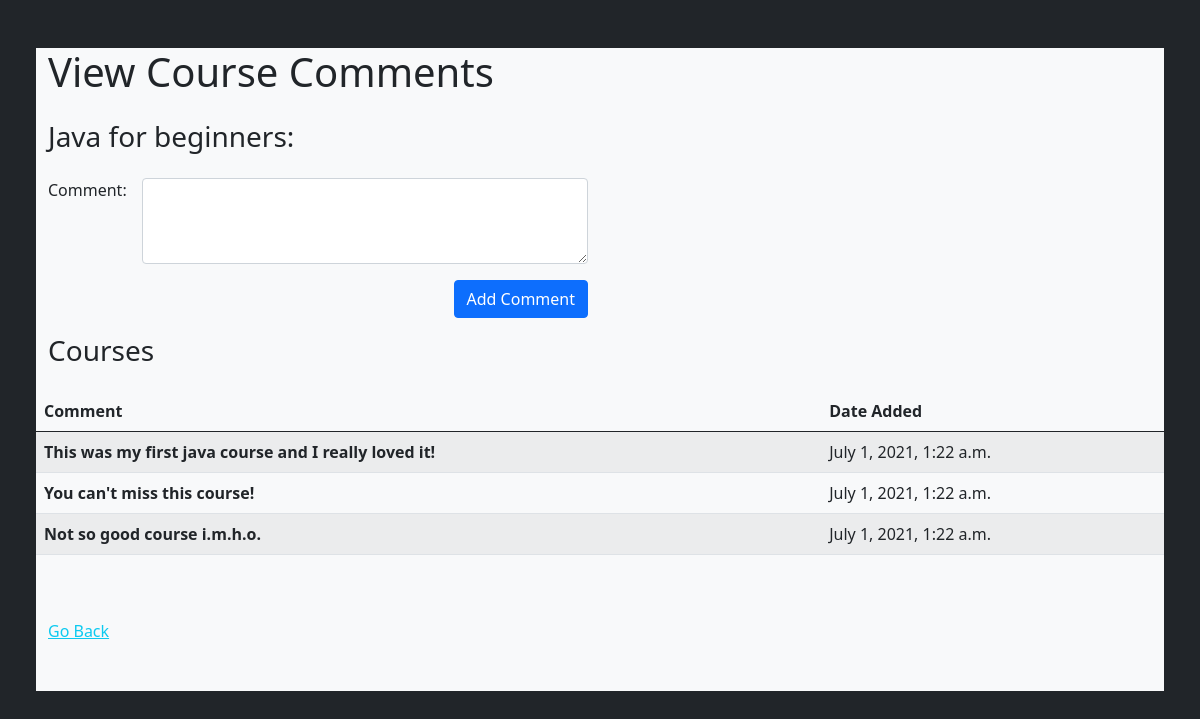
Screenshot of /view/22/ with the database file from the repository.
### cour/models.py (models this page shows, shortened)
class Course(models.Model):
    name = models.CharField(max_length=255)
    created_at = models.DateTimeField(auto_now_add=True)
    updated_at = models.DateTimeField(auto_now=True)
    objects = CourseManager()

class Comment(models.Model):
    comment = models.TextField()
    course = models.ForeignKey(Course, related_name="comments", on_delete = models.CASCADE)
    created_at = models.DateTimeField(auto_now_add=True)
    updated_at = models.DateTimeField(auto_now=True)
    objects = CommentManager()

### cour/views.py (the view)
# urls.py: path('view/<int:course_id>/', views.view, name="my_view"),
def view(request, course_id):
    this_course = Course.objects.get(id=course_id)
    all_comments = Comment.objects.filter(course=Course.objects.get(id=course_id))
    context = {
        'this_course': this_course,
        'all_comments': all_comments
    }
    return render(request, "comment.html", context)

### cour/templates/comment.html (shortened to what this page needs)
{% extends "base.html" %}
{% block heading_title %}<h1>View Course Comments</h1>{% endblock %}
{% block content %}
<div class="row bg-light pb-3">
    <h3>{{ this_course.name }}: {{ this_course.description.description }}</h3>
</div>
<form action="{% url 'my_comment' course_id=this_course.id %}" method="POST">
    <div class="row bg-light pb-3">
        <div class="col-6">
            <div class="row">
                <div class="col-2">
                    <div class="mb-3">
                        <label for="course_comment" class="form-label">Comment:</label>
                    </div>
                </div>
                <div class="col-10">
                    <div class="mb-3">
                        <textarea class="form-control" id="course_comment" name="course_comment" rows="3">{{ request.session.form_data.course_comment }}</textarea>
                    </div>
                </div>
            </div>
            <div class="row">
                <div class="col-4 offset-8 text-end">
                    <button type="submit" class="btn btn-primary">Add Comment</button>
                </div>
            </div>
        </div>
    </div>
    {% if all_comments %}
        <div class="row bg-light">
            <h3>Courses</h3>
        </div>
        <div class="row pt-3 pb-5 bg-light">
            <table class="table table-striped">
                <thead>
                    <tr>
                    <th scope="col">Comment</th>
                    <th scope="col">Date Added</th>
                    </tr>
                </thead>
                <tbody>
                    {% for comment in all_comments %}
                        <tr>
                        <th scope="row">{{ comment.comment }}</th>
                        <td>{{ comment.created_at }}</td>
                        </tr>
                    {% endfor %}
                </tbody>
                </table>
        </div>
    {% else %}
    <div class="row bg-light pb-5">
            <h2>Currently there no comments...</h2>
    </div>
    {% endif %}
    <div class="row bg-light pb-5">
        <a href="{% url 'my_index' %}" class="link-info">Go Back</a>
    </div>
{% endblock %}

### cour/templates/base.html (shortened to what this page needs)
<!DOCTYPE html>
<html lang="en">
<head>
    <link href="https://cdn.jsdelivr.net/npm/bootstrap@5.0.0-beta3/dist/css/bootstrap.min.css" rel="stylesheet">
</head>
<body class="bg-dark">
    <div class="container-fluid p-5">
        <div class="row bg-light pb-3">
            {% block heading_title %}Título{% endblock %}
        </div>
        {% block content %}{% endblock %}
    </div>
</body>
</html>

### rows the page displays
Course: name "Java for beginners"
Comment: comment "This was my first java course and I really loved it!", created_at "July 1, 2021, 1:22 a.m."
Comment: comment "You can't miss this course!", created_at "July 1, 2021, 1:22 a.m."
Comment: comment "Not so good course i.m.h.o.", created_at "July 1, 2021, 1:22 a.m."
